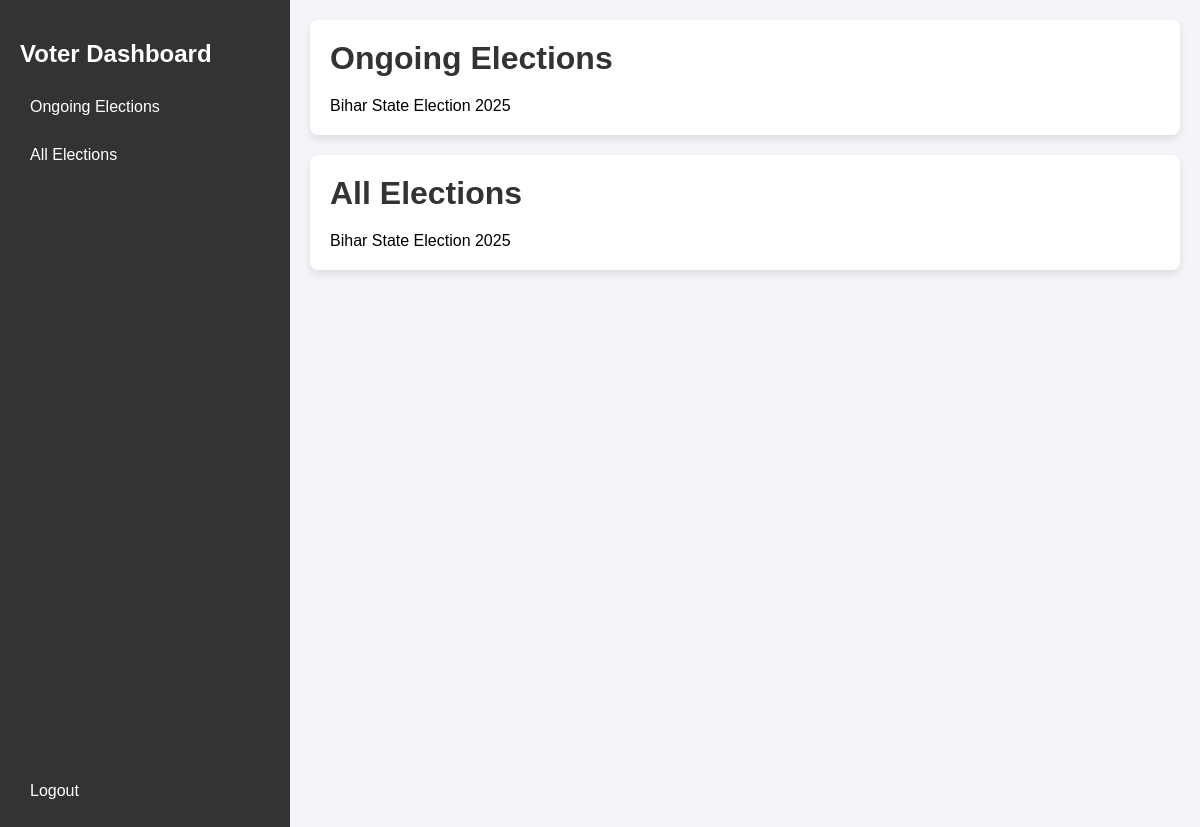
The page /voter_dashboard.php (signed in) on the database as committed earlier.
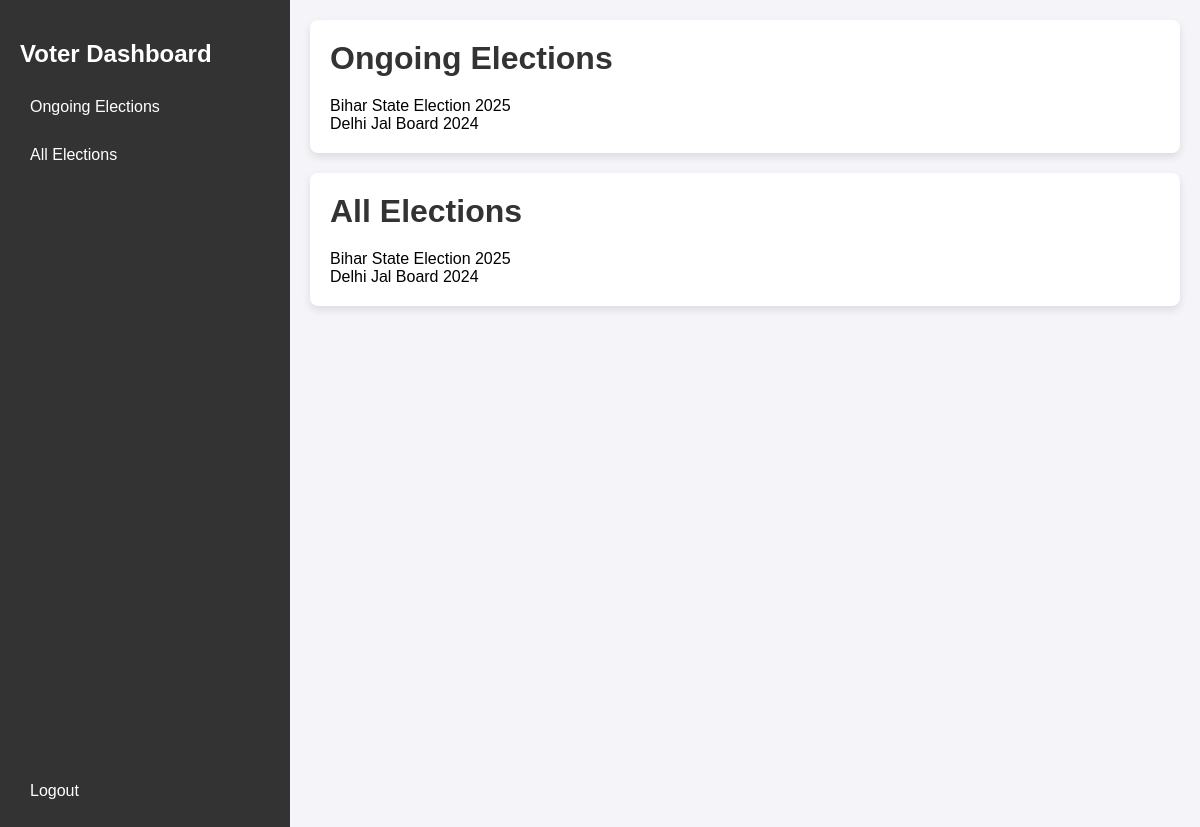
The same page on the database as committed later.
### tables this page shows
CREATE TABLE `elections` (
  `id` int(11) NOT NULL,
  `name` varchar(255) NOT NULL,
  `election_date` date NOT NULL,
  `created_at` timestamp NOT NULL DEFAULT current_timestamp(),
  `description` text DEFAULT NULL,
  `status` enum('upcoming','ongoing','completed') DEFAULT 'upcoming'
);

### voter_dashboard.php (the view, shortened to what this page needs)
<?php
$servername = "localhost";
$username = "root";
$password = "";
$dbname = "voting_system";
$conn = new mysqli($servername, $username, $password, $dbname);
?>
<!DOCTYPE html>
<html lang="en">
<head>
</head>
<body>
    <div class="sidebar">
        <div>
            <h2>Voter Dashboard</h2>
            <a href="#ongoing-elections">Ongoing Elections</a>
            <a href="#all-elections">All Elections</a>
        </div>
        <div>
            <a href="logout.php">Logout</a>
        </div>
    </div>
    <div class="main-content">
        <div id="ongoing-elections" class="card">
            <h1>Ongoing Elections</h1>
            <?php
            $current_date = date('Y-m-d');
            $result = $conn->query("SELECT * FROM elections WHERE election_date >= '$current_date'");
            while ($row = $result->fetch_assoc()) {
                echo "<div class='box' onclick=\"window.location.href='election_details.php?id=" . $row['id'] . "'\">" . htmlspecialchars($row['name']) . "</div>";
            }
            ?>
        </div>
        <div id="all-elections" class="card">
            <h1>All Elections</h1>
            <?php
            $result = $conn->query("SELECT * FROM elections");
            while ($row = $result->fetch_assoc()) {
                echo "<div class='box' onclick=\"window.location.href='election_details.php?id=" . $row['id'] . "'\">" . htmlspecialchars($row['name']) . "</div>";
            }
            ?>
        </div>
    </div>
</body>
</html>

Rows that differ between the two databases and show on the page:
added elections: name "Delhi Jal Board 2024"
